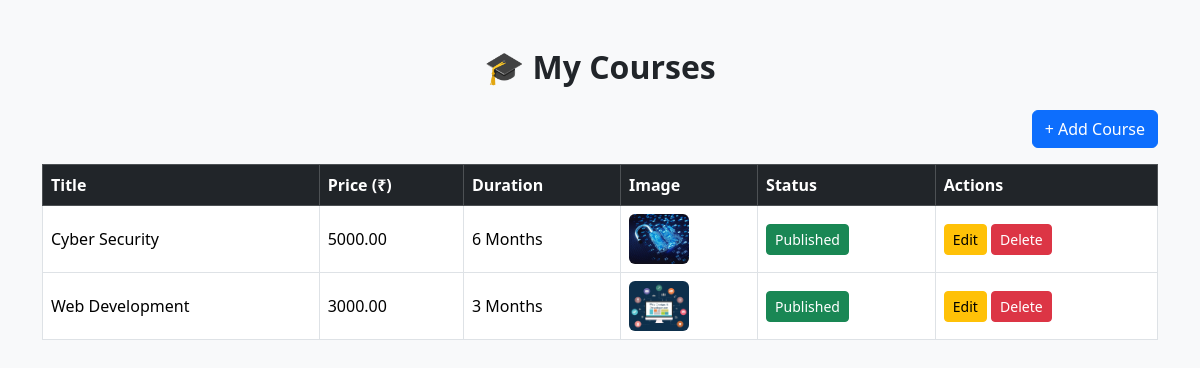
Page /instructor/manage_courses.php (signed in) on the committed database.
### tables this page shows
CREATE TABLE `courses` (
  `id` int(11) NOT NULL,
  `instructor_id` int(11) DEFAULT NULL,
  `title` varchar(255) NOT NULL,
  `description` text DEFAULT NULL,
  `image` varchar(255) DEFAULT NULL,
  `price` decimal(10,2) DEFAULT NULL,
  `duration` varchar(100) DEFAULT NULL,
  `status` enum('draft','published') NOT NULL DEFAULT 'draft',
  `created_at` timestamp NOT NULL DEFAULT current_timestamp(),
  `videos` text DEFAULT NULL,
  `pdfs` text DEFAULT NULL
);

### instructor/manage_courses.php (the view, shortened to what this page needs)
<?php
require '../config.php';
$instructor_id = $_SESSION['instructor_id'];
$result = $conn->query("SELECT * FROM courses WHERE instructor_id = $instructor_id ORDER BY id DESC");
?>
<!DOCTYPE html>
<html lang="en">
<head>
  <link href="https://cdn.jsdelivr.net/npm/bootstrap@5.3.3/dist/css/bootstrap.min.css" rel="stylesheet">
</head>
<body>
<div class="container py-5">
  <h2 class="mb-4 text-center">🎓 My Courses</h2>
  <div class="text-end mb-3">
    <button class="btn btn-primary" data-bs-toggle="modal" data-bs-target="#addCourseModal">+ Add Course</button>
  </div>
  <div class="table-responsive">
    <table class="table table-bordered align-middle bg-white">
      <thead class="table-dark">
        <tr>
          <th>Title</th>
          <th>Price (₹)</th>
          <th>Duration</th>
          <th>Image</th>
          <th>Status</th>
          <th>Actions</th>
        </tr>
      </thead>
      <tbody>
        <?php while ($row = $result->fetch_assoc()): ?>
        <tr>
          <td><?= htmlspecialchars($row['title']) ?></td>
          <td><?= $row['price'] ?></td>
          <td><?= htmlspecialchars($row['duration']) ?></td>
          <td>
            <?php if ($row['image']): ?>
              <img src="../uploads/<?= $row['image'] ?>" width="60" height="50" alt="Course Image">
            <?php else: ?> N/A <?php endif; ?>
          </td>
          <td>
            <?php if (!empty($row['status'])): ?>
              <a href="?toggle=<?= $row['id'] ?>" class="btn btn-sm <?= $row['status'] == 'published' ? 'btn-success' : 'btn-secondary' ?>">
                <?= ucfirst($row['status']) ?>
              </a>
            <?php else: ?>
              <span class="badge bg-warning text-dark">No Status</span>
            <?php endif; ?>
          </td>
          <td>
            <a href="edit_course.php?id=<?= $row['id'] ?>" class="btn btn-sm btn-warning">Edit</a>
            <a href="?delete=<?= $row['id'] ?>" onclick="return confirm('Delete this course?')" class="btn btn-sm btn-danger">Delete</a>
          </td>
        </tr>
        <?php endwhile; ?>
      </tbody>
    </table>
  </div>
</div>
</body>
</html>

### instructor/manage_courses.php (style rules this page uses)
body { background-color: #f8f9fa; font-family: 'Segoe UI', sans-serif; }
h2 { font-weight: 600; }
.table img { object-fit: cover; border-radius: 6px; }

### rows in the picture
courses: title "Cyber Security", price "5000.00", duration "6 Months", image (picture), status "Published"
courses: title "Web Development", price "3000.00", duration "3 Months", image (picture), status "Published"
